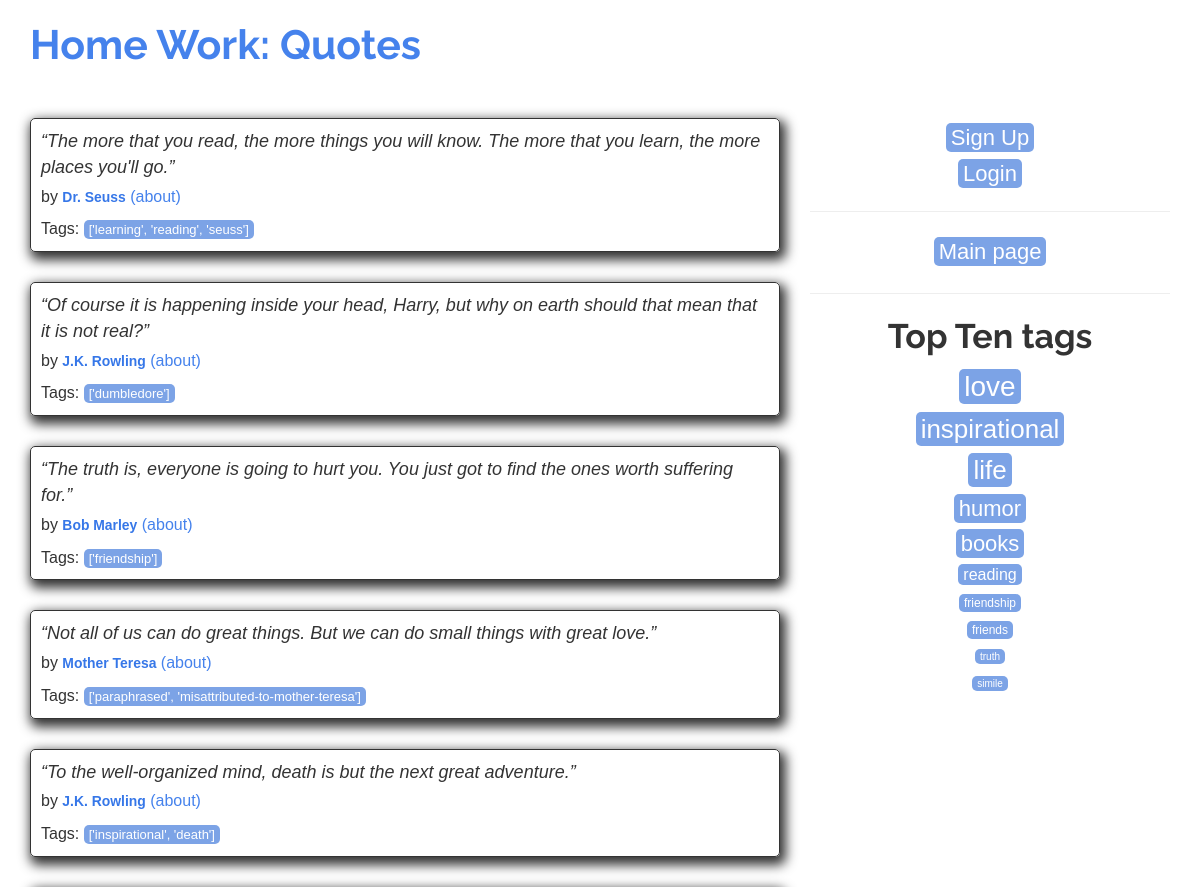
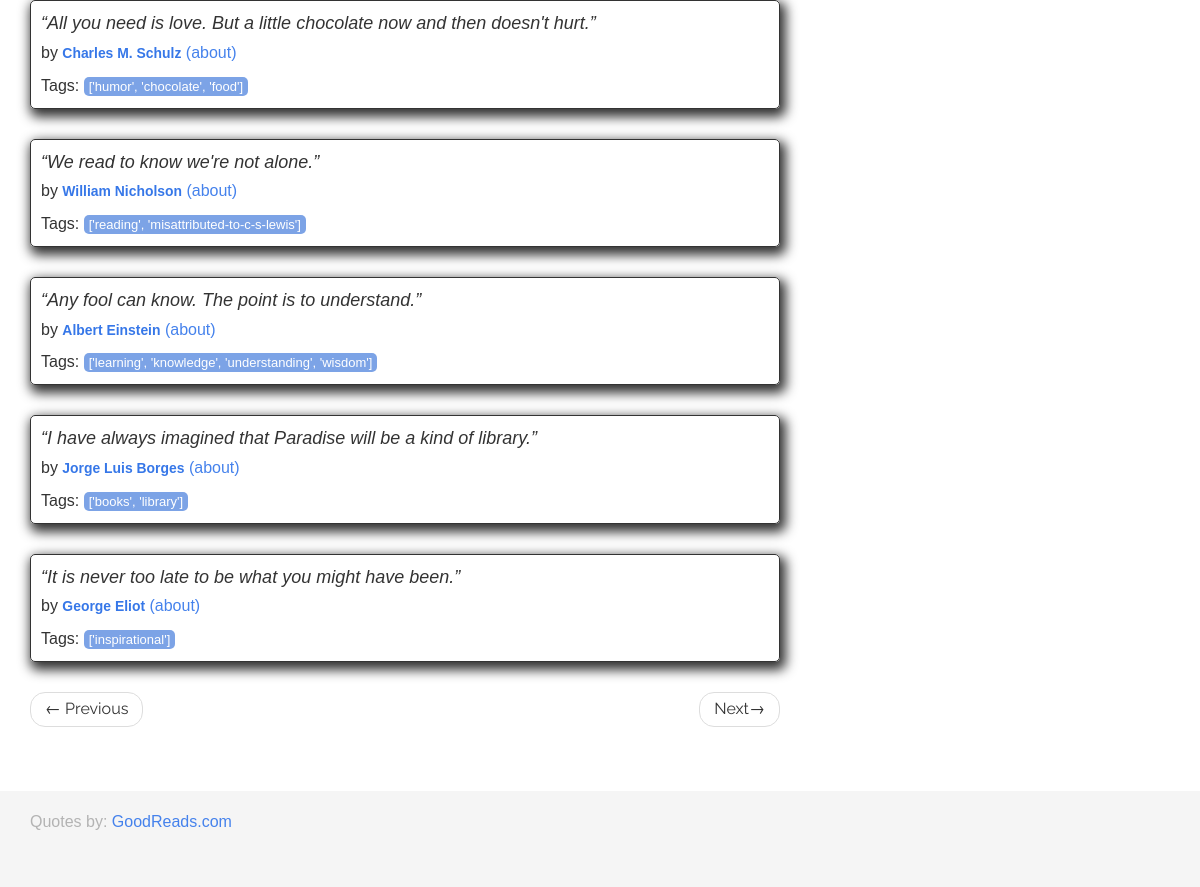
/4, run on the app's committed database (2 pictures, top to bottom).
### quotes/models.py (models this page shows, shortened)
class Quote(models.Model):
    quote = models.TextField()
    tags = models.ManyToManyField(Tag)
    author = models.ForeignKey(Author, on_delete=models.CASCADE, default=None, null=True)
    created_at = models.DateTimeField(auto_now_add=True)

class Author(models.Model):
    fullname = models.CharField(max_length=50)
    born_date = models.CharField(max_length=50)
    born_location = models.CharField(max_length=150)
    description = models.TextField()
    created_at = models.DateTimeField(auto_now_add=True)

class Tag(models.Model):
    name =  models.CharField(max_length=30, null=False, unique=True )
    def __str__(self):
        return f"{self.name}"

### quotes/views.py (the view)
# urls.py: path("", views.main_view, name="main"),
def main_view(request, page=1):
    quotes = Quote.objects.all()
    row_cnt = 10
    paginator = Paginator(list(quotes), row_cnt)
    page_quotes = paginator.page(page)
    return render(request, "quotes/main.html", context={'quotes': page_quotes})

### quotes/templatetags/extract.py (called while the page is built)
def get_tags(quote):
    qtags = []
    for name in quote.all():
        qtags.append(str(name))
    return qtags

### quotes/templates/quotes/main.html (shortened to what this page needs)
<!DOCTYPE html>
<html lang="en">
<head>
    {% load static %}
    <link rel="stylesheet" href="{% static 'quotes/bootstrap.min.css' %}">
    <link rel="stylesheet" href="{% static 'quotes/main.css' %}">
</head>
<body>
    <div class="container">
        <div class="row header-box">
            <div class="col-md-8">
                <h1>
                    <a href="/" style="text-decoration: none">Home Work: Quotes</a>
                </h1>
            </div>
        </div>
        {% load extract %}
        <div class="row">
            <div class="col-md-8">
                {% for quote in quotes %}
                <div class="quote">
                    <span class="text" itemprop="text">{{quote.quote}}</span>
                    <span>by <small class="author" itemprop="author">{{quote.author.fullname}}</small>
                        <a href="{% url 'quotes:author_show' quote.author.id %}" role="button">(about)</a>
                    </span>
                    <div class="tags">
                        Tags:
                        <a class="tag" href="/tag/{{quote.tags|qtags}}">{{quote.tags|qtags}}</a>
                    </div>
                </div>
                {% endfor %}
                <nav>
                    <ul class="pager">
                        {% if quotes.has_previous %}
                        <li class="previous">
                            <a href="{% url 'quotes:main_paginate' quotes.previous_page_number %}"><span aria-hidden="true">&larr;</span> Previous</a>
                        </li>
                        {% endif %}
                        {% if quotes.has_next %}
                        <li class="next">
                            <a href="{% url 'quotes:main_paginate' quotes.next_page_number %}">Next<span aria-hidden="true">&rarr;</span></a>
                        </li>
                        {% endif %}
                    </ul>
                </nav>
            </div>
            <div class="col-md-4 tags-box">
                {% if user.is_authenticated %}
                <h2 style="text-align: center">Welcome <b>{{ user.username }}!</b></h2>
                <span class="tag-item" style="text-align: center">
                    <a class="tag" style="font-size: 22px" href="{% url 'users:logout' %}" role="button">Logout</a>
                </span>
                <hr style="height: 2px;">
                <span class="tag-item" style="text-align: center" >
                    <a class="tag" style="font-size: 22px" href="{% url 'quotes:author' %}" role="button">Add author</a>
                </span>
                <span class="tag-item" style="text-align: center">
                    <a class="tag" style="font-size: 22px" href="{% url 'quotes:tag' %}" role="button">Add tag</a>
                </span>
                <span class="tag-item" style="text-align: center">
                    <a class="tag" style="font-size: 22px" href="{% url 'quotes:quote' %}" role="button">Add quotes</a>
                </span>
                {% else %}
                <span class="tag-item" style="text-align: center">
                    <a class="tag" style="font-size: 22px" href="{% url 'users:signup' %}" role="button">Sign Up</a>
                </span>
                <span class="tag-item" style="text-align: center">
                    <a class="tag" style="font-size: 22px" href="{% url 'users:login' %}" role="button">Login</a>
                </span>
                {% endif %}
                <hr style="height: 2px;">
                <span class="tag-item" style="text-align: center">
                    <a class="tag" style="font-size: 22px" href="/">Main page</a>
                </span>
            </div>
            <div class="col-md-4 tags-box">
                <hr style="height: 2px;">
                <h2 style="text-align: center">Top Ten tags</h2>
                <span class="tag-item" style="text-align: center">
                    <a class="tag" style="font-size: 28px" href="{% url 'quotes:main_tag' 1 'love' %}">love</a>
                </span>
                <span class="tag-item" style="text-align: center">
                    <a class="tag" style="font-size: 26px" href="/tag/inspirational/">inspirational</a>
                </span>
                <span class="tag-item" style="text-align: center">
                    <a class="tag" style="font-size: 26px" href="/tag/life/">life</a>
                </span>
                <span class="tag-item" style="text-align: center">
                    <a class="tag" style="font-size: 22px" href="/tag/humor/">humor</a>
                </span>
                <span class="tag-item" style="text-align: center">
                    <a class="tag" style="font-size: 22px" href="/tag/books/">books</a>
                </span>
                <span class="tag-item" style="text-align: center">
                    <a class="tag" style="font-size: 16px" href="/tag/reading/">reading</a>
                </span>
                <span class="tag-item" style="text-align: center">
                    <a class="tag" style="font-size: 12px" href="/tag/friendship/">friendship</a>
                </span>
                <span class="tag-item" style="text-align: center">
                    <a class="tag" style="font-size: 12px" href="/tag/friends/">friends</a>
                </span>
                <span class="tag-item" style="text-align: center">
                    <a class="tag" style="font-size: 10px" href="/tag/truth/">truth</a>
                </span>
                <span class="tag-item" style="text-align: center">
                    <a class="tag" style="font-size: 10px" href="/tag/simile/">simile</a>
                </span>
            </div>
        </div>
    </div>
    <footer class="footer">
        <div class="container">
            <p class="text-muted">
                Quotes by: <a href="https://www.goodreads.com/quotes">GoodReads.com</a>
            </p>
        </div>
    </footer>
</body>
</html>

### quotes/static/quotes/main.css (style rules this page uses)
body { font-family: sans-serif; }
.container .text-muted { margin: 20px 0; }
.tags-box { text-align: right; }
.tags-box h2 { margin-top: 0px; }
.tag-item { display: block; margin: 4px; }
.quote { padding: 10px; margin-bottom: 30px; border: 1px solid #333333; border-radius: 5px; box-shadow: 3px 5px 12px 3px #333333; }
.quote small.author { font-weight: bold; color: #3677E8; }
.quote span.text { display: block; margin-bottom: 5px; font-size: large; font-style: italic; }
.quote .tags { margin-top: 10px; }
.tag { padding: 2px 5px; border-radius: 5px; color: white; font-size: small; background-color: #7CA3E6; }
html { position: relative; min-height: 100%; }
body { margin-bottom: 60px; }
.footer { position: absolute; bottom: 0; width: 100%; height: 6em; background-color: #f5f5f5; }
.header-box { padding-bottom: 40px; }
ul.pager { margin-bottom: 100px; }

### data on the page
Quote: quote "“The more that you read, the more things you will know. The more that you learn, the more places you'll go.”", author.fullname "Dr. Seuss", tags|qtags "['learning', 'reading', 'seuss']"
Quote: quote "“Of course it is happening inside your head, Harry, but why on earth should that mean that it is not real?”", author.fullname "J.K. Rowling", tags|qtags "['dumbledore']"
Quote: quote "“The truth is, everyone is going to hurt you. You just got to find the ones worth suffering for.”", author.fullname "Bob Marley", tags|qtags "['friendship']"
Quote: quote "“Not all of us can do great things. But we can do small things with great love.”", author.fullname "Mother Teresa", tags|qtags "['paraphrased', 'misattributed-to-mother-teresa']"
Quote: quote "“To the well-organized mind, death is but the next great adventure.”", author.fullname "J.K. Rowling", tags|qtags "['inspirational', 'death']"
Quote: quote "“All you need is love. But a little chocolate now and then doesn't hurt.”", author.fullname "Charles M. Schulz", tags|qtags "['humor', 'chocolate', 'food']"
Quote: quote "“We read to know we're not alone.”", author.fullname "William Nicholson", tags|qtags "['reading', 'misattributed-to-c-s-lewis']"
Quote: quote "“Any fool can know. The point is to understand.”", author.fullname "Albert Einstein", tags|qtags "['learning', 'knowledge', 'understanding', 'wisdom']"
Quote: quote "“I have always imagined that Paradise will be a kind of library.”", author.fullname "Jorge Luis Borges", tags|qtags "['books', 'library']"
Quote: quote "“It is never too late to be what you might have been.”", author.fullname "George Eliot", tags|qtags "['inspirational']"
